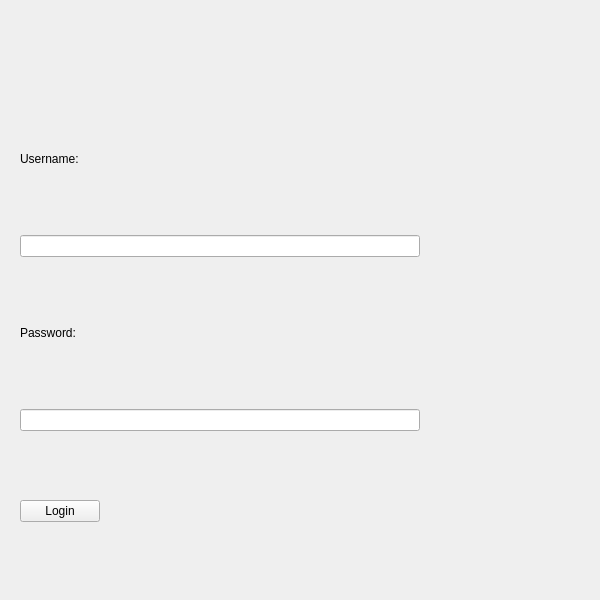
<?xml version="1.0" encoding="UTF-8"?>
<ui version="4.0">
 <class>LegoImporter</class>
 <widget class="QMainWindow" name="LegoImporter">
  <property name="enabled">
   <bool>true</bool>
  </property>
  <property name="geometry">
   <rect>
    <x>0</x>
    <y>0</y>
    <width>600</width>
    <height>600</height>
   </rect>
  </property>
  <property name="windowTitle">
   <string>Login Window</string>
  </property>
  <property name="dockNestingEnabled">
   <bool>false</bool>
  </property>
  <widget class="QWidget" name="centralwidget">
   <widget class="QWidget" name="verticalLayoutWidget">
    <property name="geometry">
     <rect>
      <x>20</x>
      <y>0</y>
      <width>400</width>
      <height>591</height>
     </rect>
    </property>
    <layout class="QVBoxLayout" name="verticalLayout">
     <property name="spacing">
      <number>0</number>
     </property>
     <item>
      <widget class="QLabel" name="info">
       <property name="sizePolicy">
        <sizepolicy hsizetype="Fixed" vsizetype="Fixed">
         <horstretch>0</horstretch>
         <verstretch>0</verstretch>
        </sizepolicy>
       </property>
       <property name="text">
        <string/>
       </property>
      </widget>
     </item>
     <item>
      <widget class="QLabel" name="label">
       <property name="sizePolicy">
        <sizepolicy hsizetype="Fixed" vsizetype="Fixed">
         <horstretch>0</horstretch>
         <verstretch>0</verstretch>
        </sizepolicy>
       </property>
       <property name="text">
        <string>Username:</string>
       </property>
      </widget>
     </item>
     <item>
      <widget class="QLineEdit" name="loginUsername"/>
     </item>
     <item>
      <widget class="QLabel" name="label2">
       <property name="sizePolicy">
        <sizepolicy hsizetype="Fixed" vsizetype="Fixed">
         <horstretch>0</horstretch>
         <verstretch>0</verstretch>
        </sizepolicy>
       </property>
       <property name="text">
        <string>Password:</string>
       </property>
      </widget>
     </item>
     <item>
      <widget class="QLineEdit" name="loginPassword"/>
     </item>
     <item>
      <widget class="QPushButton" name="loginButton">
       <property name="sizePolicy">
        <sizepolicy hsizetype="Fixed" vsizetype="Fixed">
         <horstretch>0</horstretch>
         <verstretch>0</verstretch>
        </sizepolicy>
       </property>
       <property name="text">
        <string>Login</string>
       </property>
      </widget>
     </item>
    </layout>
   </widget>
  </widget>
 </widget>
 <resources/>
 <connections/>
</ui>
